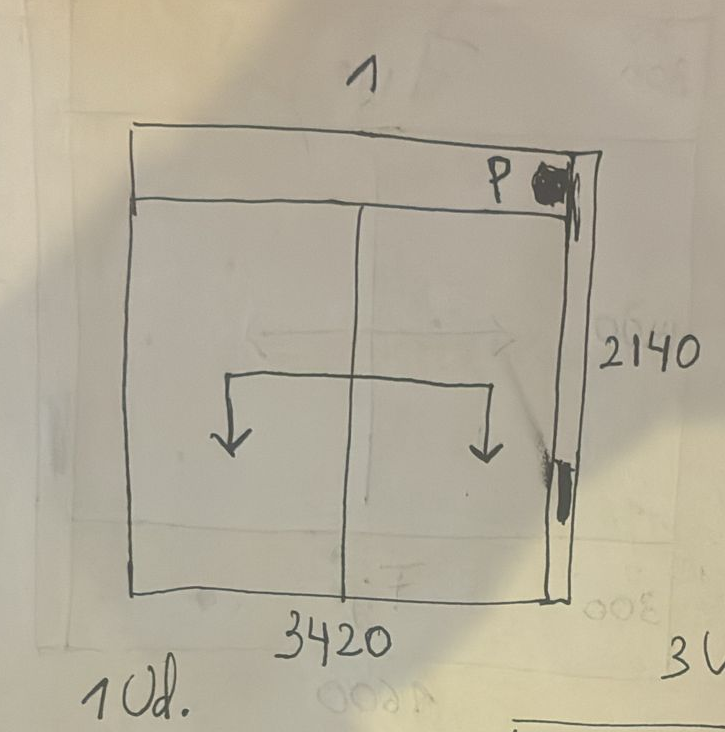
#> input picture recortes/ventana_0.png, 725 x 732 px; its folder holds only this picture in this run
$ python separar_gemini.py
#> lines starting #> are read from the running program, lines starting #| are printed output that depends on the picture; after the words box and inside, x2 and y2 are one past the last pixel; in counts of white or black regions, pixels touching at a corner belong together
import cv2
import numpy as np
import os
import shutil

# =====================================================
# CONFIGURACION MANUAL
# =====================================================

MARGEN_IZQUIERDA = 5
MARGEN_DERECHA   = 5
MARGEN_ARRIBA    = 5
MARGEN_ABAJO     = 5

# eliminar puntos menores que este tamaño
AREA_MINIMA_RUIDO = 20

# =====================================================
# LIMPIAR CARPETA DESTINO
# =====================================================

if os.path.exists("recortes_gemini"):
    shutil.rmtree("recortes_gemini")

os.makedirs("recortes_gemini")

# =====================================================
# LEER TODOS LOS RECORTES YA DETECTADOS
# =====================================================

archivos = os.listdir("recortes")

contador = 0

for archivo in archivos:

    ruta = os.path.join("recortes", archivo)

    img = cv2.imread(ruta)
#> img is the input picture: shape (732, 725, 3); mean B, G, R 154.6, 172.6, 179.7

    if img is None:
        continue

    # =================================================
    # RECORTAR MARGENES MANUALES
    # =================================================

    alto, ancho = img.shape[:2]
#> alto = 732; ancho = 725

    x1 = MARGEN_IZQUIERDA
    y1 = MARGEN_ARRIBA

    x2 = ancho - MARGEN_DERECHA
#> x2 = 720
    y2 = alto - MARGEN_ABAJO
#> y2 = 727

    recorte = img[y1:y2, x1:x2]
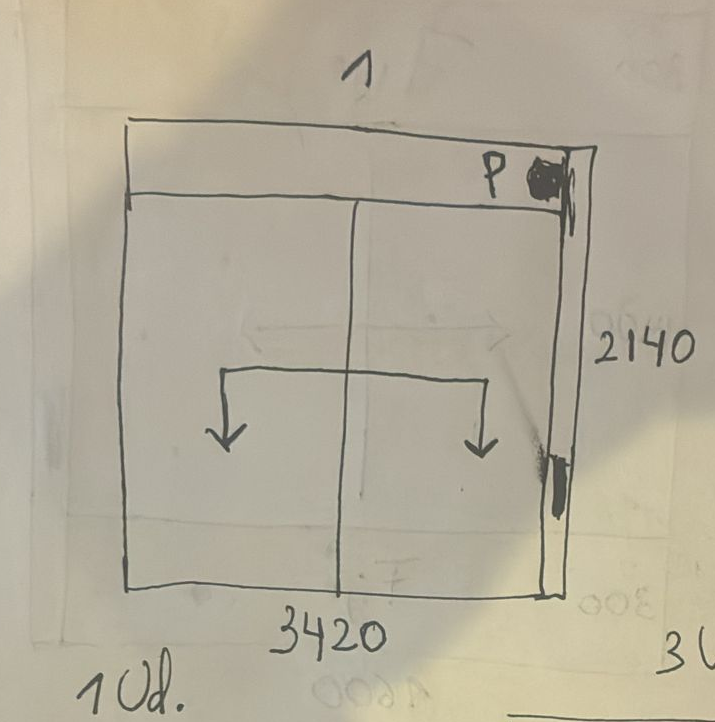
#> recorte: shape (722, 715, 3); mean B, G, R 154.4, 172.3, 179.4

    # =================================================
    # ESCALA GRISES
    # =================================================

    gris = cv2.cvtColor(recorte, cv2.COLOR_BGR2GRAY)
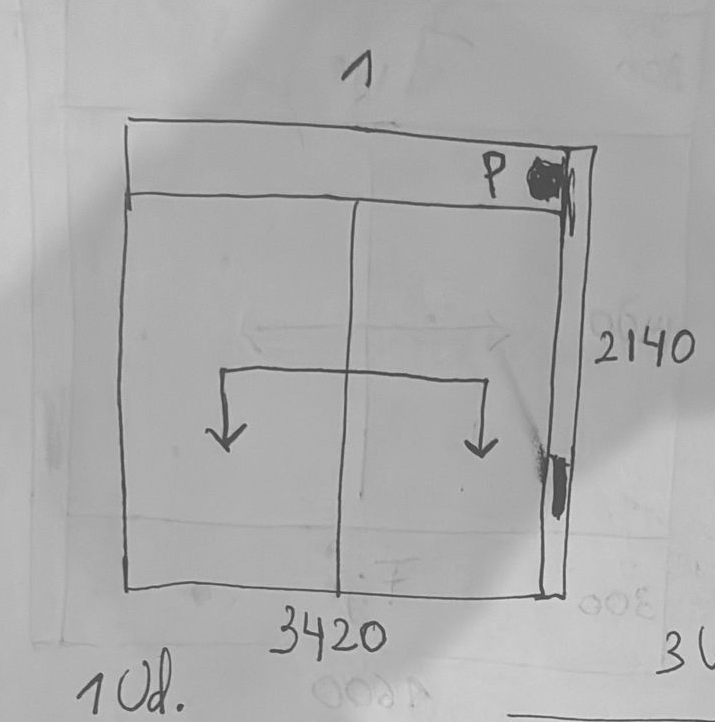
#> gris: shape (722, 715); min 57, max 223, mean 172.4

    # =================================================
    # BINARIZAR
    # =================================================

    _, binaria = cv2.threshold(
        gris,
        200,
        255,
        cv2.THRESH_BINARY_INV
    )
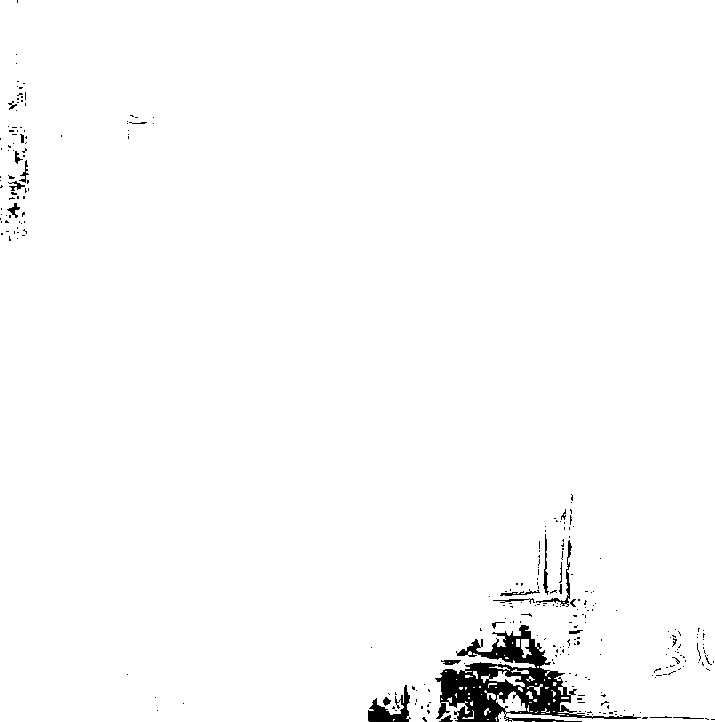
#> binaria: shape (722, 715); 98.2% white; 284 black regions (260 under 20 px), largest, box (x1, y1, x2, y2) and area: (435, 625, 641, 722) 6612, (368, 685, 411, 722) 664, (536, 540, 572, 607) 237

    # =================================================
    # ELIMINAR PUNTITOS
    # =================================================

    num_labels, labels, stats, _ = cv2.connectedComponentsWithStats(
        binaria,
        8
    )
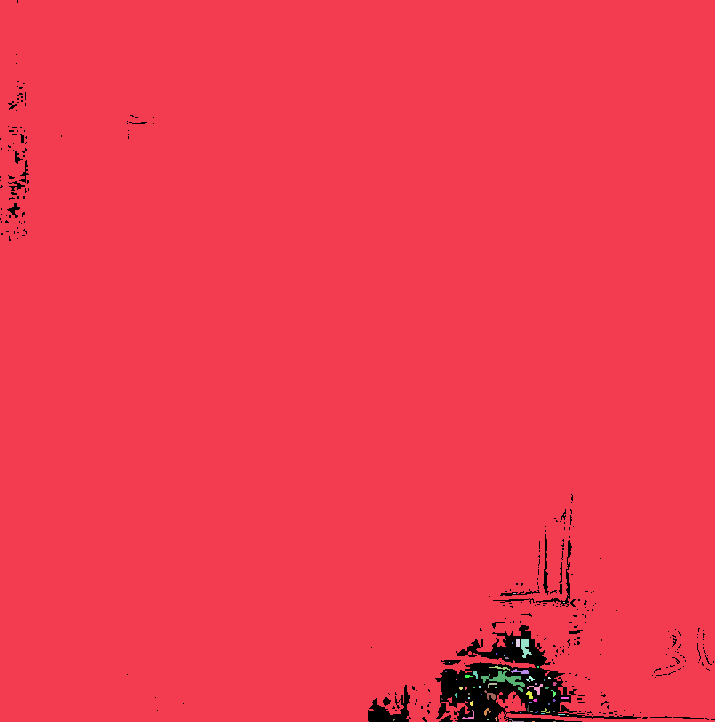
#> labels: shape (722, 715) int32; 64 distinct labels, from 0 to 63; one colour per label, 0 black
#> num_labels = 64; stats = 64 rows, first 6: [0, 0, 715, 722, 9486], [0, 0, 715, 722, 505706], [513, 593, 3, 1, 3], [563, 602, 2, 1, 2], [516, 639, 4, 8, 32], [521, 639, 11, 19, 124]

    limpia = np.zeros_like(binaria)

    for i in range(1, num_labels):

        area = stats[i, cv2.CC_STAT_AREA]

        if area > AREA_MINIMA_RUIDO:
            limpia[labels == i] = 255
#> this loop made 63 passes
#> area on passes 1, 4, 5, 11, 13, 15, 16, 18, 22, 25, 32, 33: 505706, 32, 124, 36, 46, 26, 281, 21, 20, 53, 50, 34
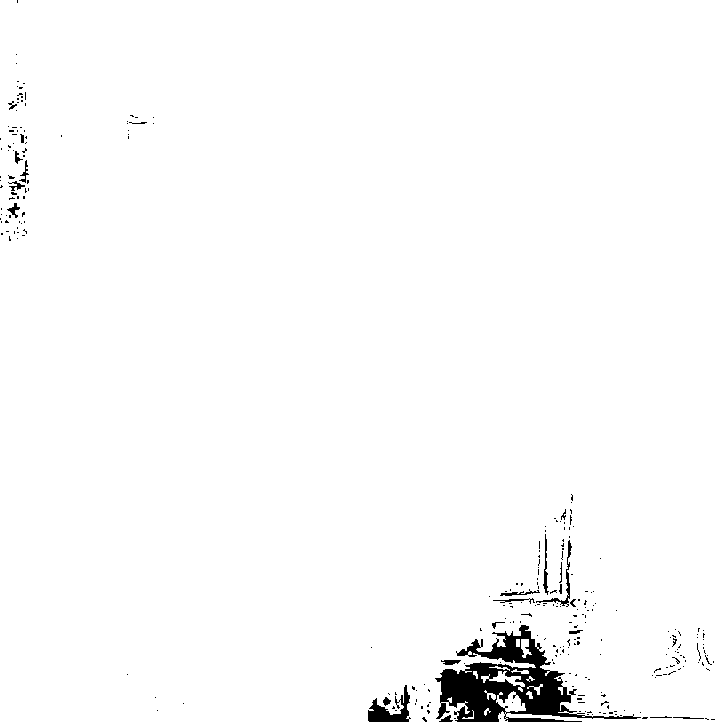
#> limpia: shape (722, 715); 98.1% white; 284 black regions (260 under 20 px), largest, box (x1, y1, x2, y2) and area: (435, 625, 641, 722) 6886, (368, 685, 411, 722) 667, (536, 540, 572, 607) 239

    # =================================================
    # INVERTIR
    # =================================================

    resultado = 255 - limpia

    # =================================================
    # PASAR A RGB
    # =================================================

    resultado = cv2.cvtColor(
        resultado,
        cv2.COLOR_GRAY2BGR
    )

    # =================================================
    # GUARDAR
    # =================================================

    contador += 1

    nombre = f"recortes_gemini/ventana_{contador}.png"

    cv2.imwrite(nombre, resultado)

    print(f"Gemini limpio: {contador}")

# =====================================================
# FINAL
# =====================================================

print("")
print("==========================")
print(f"TOTAL LIMPIOS: {contador}")
print("==========================")

$ run again, on recortes/ventana_5.png
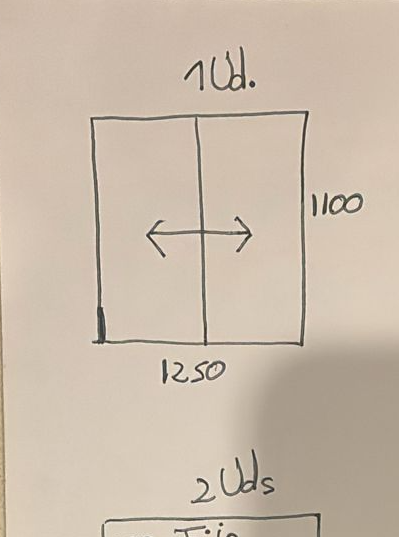
#> input picture recortes/ventana_5.png, 399 x 537 px
#> img is the input picture: shape (537, 399, 3); mean B, G, R 171.5, 187.9, 202.9
#> binaria: shape (527, 389); 66.1% white; 195 black regions (169 under 20 px), largest, box (x1, y1, x2, y2) and area: (0, 113, 290, 527) 36289, (299, 107, 389, 337) 12712, (199, 109, 300, 337) 8573
#> `num_labels, labels, stats, _ = cv2.connectedComponentsWithStats( binar..`:
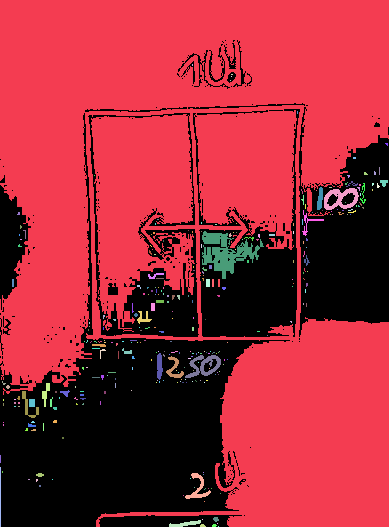
#> labels: shape (527, 389) int32; 310 distinct labels, from 0 to 309; one colour per label, 0 black
#> num_labels = 310; stats = 310 rows, first 6: [0, 40, 389, 487, 69488], [0, 0, 389, 527, 130854], [192, 64, 1, 2, 2], [231, 74, 2, 1, 2], [231, 76, 1, 1, 1], [230, 80, 1, 1, 1]
#> the loop `for i in range(1, num_labels): ` made 309 passes
#> area on passes 1, 14, 15: 130854, 22, 38
#> after the loop `for i in range(1, num_labels):`:
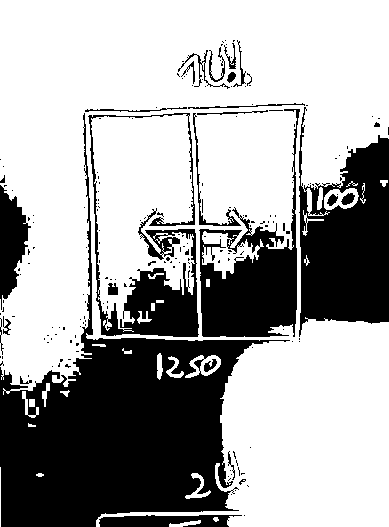
#> limpia: shape (527, 389); 65.6% white; 195 black regions (169 under 20 px), largest, box (x1, y1, x2, y2) and area: (0, 113, 290, 527) 36700, (299, 107, 389, 337) 12912, (199, 109, 300, 337) 8734

$ run again, on recortes/ventana_6.png
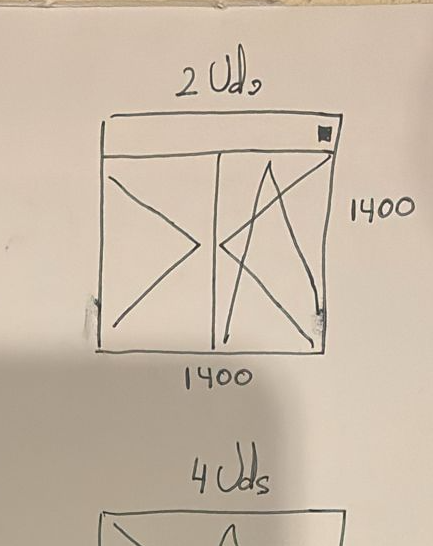
#> input picture recortes/ventana_6.png, 433 x 546 px
#> img is the input picture: shape (546, 433, 3); mean B, G, R 168.5, 185.9, 201.1
#> binaria: shape (536, 423); 54.9% white; 153 black regions (130 under 20 px), largest, box (x1, y1, x2, y2) and area: (0, 100, 423, 536) 61687, (96, 149, 213, 346) 18325, (218, 194, 317, 347) 8318
#> `num_labels, labels, stats, _ = cv2.connectedComponentsWithStats( binar..`:
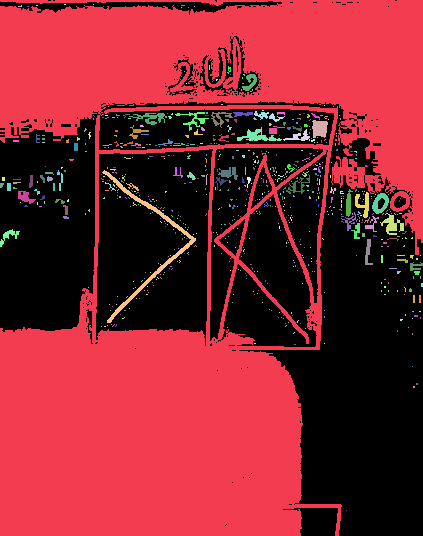
#> labels: shape (536, 423) int32; 679 distinct labels, from 0 to 678; one colour per label, 0 black
#> num_labels = 679; stats = 679 rows, first 6: [0, 0, 423, 536, 102321], [0, 0, 423, 536, 117826], [18, 5, 4, 2, 5], [36, 5, 2, 1, 2], [64, 4, 2, 1, 2], [93, 4, 1, 1, 1]
#> the loop `for i in range(1, num_labels): ` made 678 passes
#> area on passes 1, 16, 29: 117826, 125, 65
#> after the loop `for i in range(1, num_labels):`:
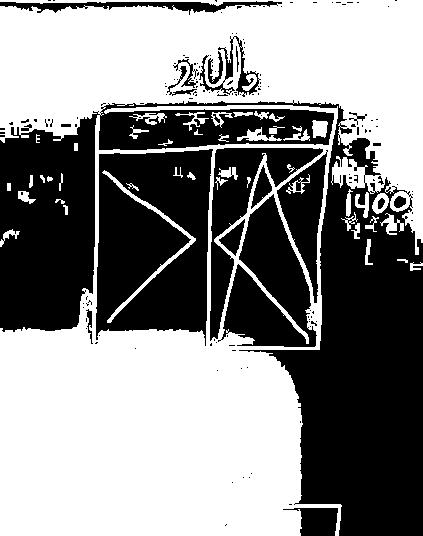
#> limpia: shape (536, 423); 54% white; 153 black regions (130 under 20 px), largest, box (x1, y1, x2, y2) and area: (0, 100, 423, 536) 62777, (96, 149, 213, 346) 18627, (218, 194, 317, 347) 8411

$ run again, on recortes/ventana_1.png
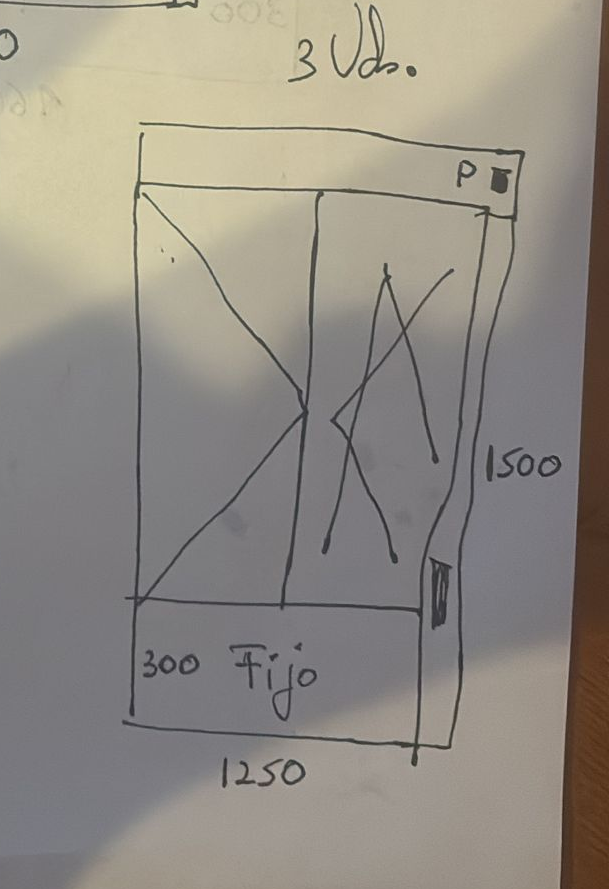
#> input picture recortes/ventana_1.png, 609 x 889 px
#> img is the input picture: shape (889, 609, 3); mean B, G, R 132, 140.9, 146.4
#> binaria: shape (879, 599); 96.6% white; 396 black regions (366 under 20 px), largest, box (x1, y1, x2, y2) and area: (0, 28, 296, 200) 12725, (132, 180, 271, 275) 1559, (136, 126, 239, 181) 948
#> `num_labels, labels, stats, _ = cv2.connectedComponentsWithStats( binar..`:
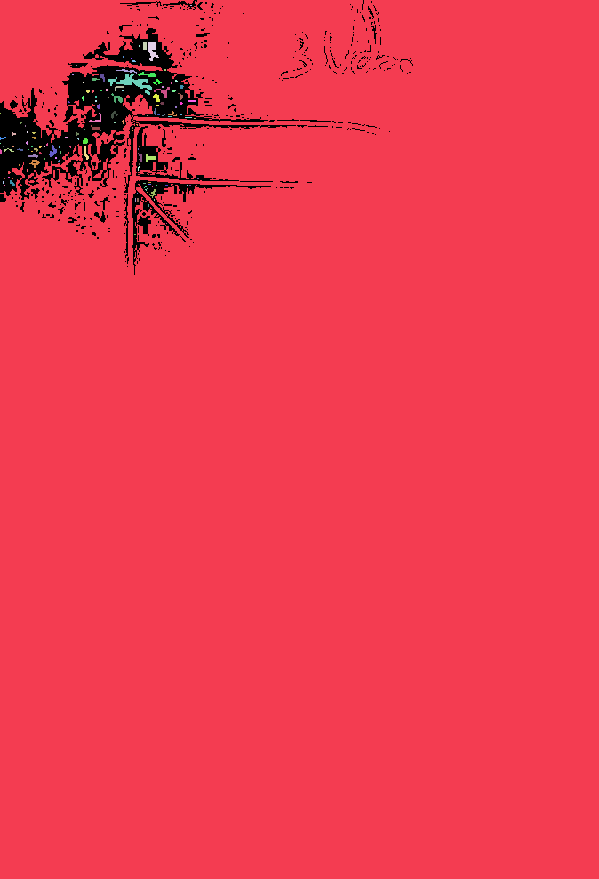
#> labels: shape (879, 599) int32; 135 distinct labels, from 0 to 134; one colour per label, 0 black
#> num_labels = 135; stats = 135 rows, first 6: [0, 0, 413, 275, 17776], [0, 0, 599, 879, 507198], [190, 5, 2, 1, 2], [143, 42, 4, 8, 32], [148, 42, 11, 19, 124], [139, 45, 1, 2, 2]
#> the loop `for i in range(1, num_labels): ` made 134 passes
#> area on passes 1, 3, 4, 10, 12, 14, 15, 17: 507198, 32, 124, 36, 46, 26, 281, 21
#> after the loop `for i in range(1, num_labels):`:
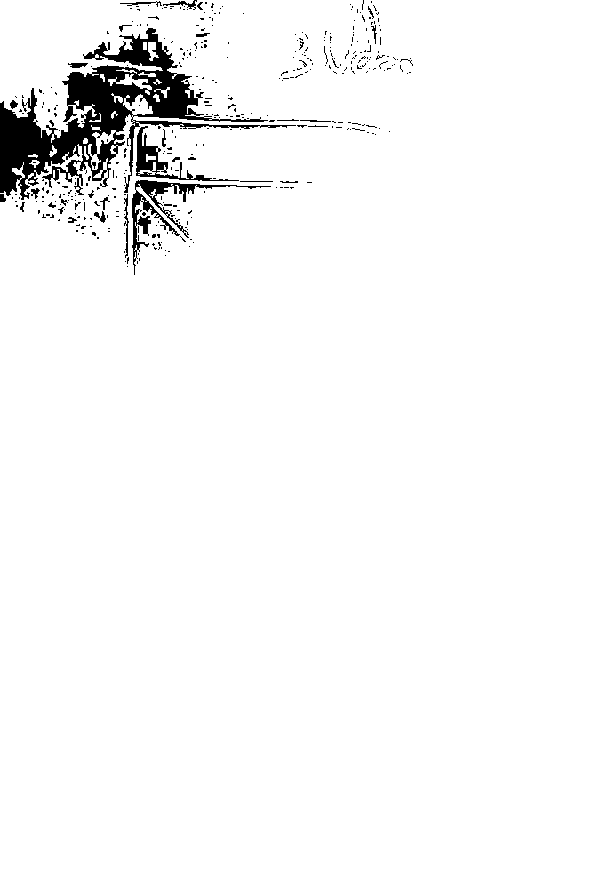
#> limpia: shape (879, 599); 96.5% white; 396 black regions (366 under 20 px), largest, box (x1, y1, x2, y2) and area: (0, 28, 296, 200) 13164, (132, 180, 271, 275) 1605, (136, 126, 239, 181) 981
